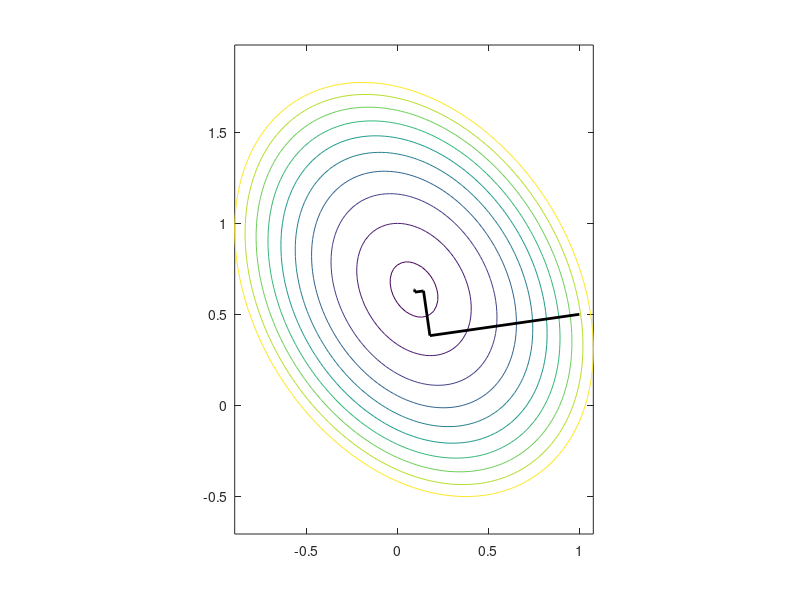

This figure's MATLAB source: (Note: this script raises an error after producing the figure.)
%**************************************************************************
%*     Example  8.10                                                      *
%*     filename: ch08pr09.m                                               *
%*     program listing number: 8.9                                        *
%*                                                                        *
%*     This program solves a 2x2 linear equation by the steepest descent  *
%*     minimization.                                                      *
%*                                                                        *
%*     Programed by Ryoichi Kawai for Computational Physics Course.       *
%*     Last modification:  10/13/2013.                                    *
%**************************************************************************
clear all;
A=[[4,1];[1,3]];
b=[1;2];
c=[-0.65,  -0.5, -0.3,  -0.1, 0.1,  0.3, 0.5, 0.7, 0.9, 1.1];
tol = 1e-8;

% contour plot of the cost function
x=linspace(-1,1.2);
y=linspace(-1,2);
[X,Y]=meshgrid(x,y);
N=size(X,2);
M=size(Y,2);
for i=1:N
    for j=1:M
        Z(i,j) = 0.5*(X(i,j)^2*A(1,1)+(A(1,2)+A(2,1))*X(i,j)*Y(i,j)...
                 +A(2,2)*Y(i,j)^2) - X(i,j)*b(1)-Y(i,j)*b(2);
    end
end

contour(X,Y,Z,c);
hold on

% steepest descent with line minimization
n=1;
x=[1;0.5]; % starting point
u(1)=x(1);
v(1)=x(2);
g = A*x-b;
gg=g'*g;
while abs(gg)>tol
    n=n+1;
    lambda = gg/(g'*A*g);
    x = x - lambda * g;
    u(n)=x(1);
    v(n)=x(2);
    g = A*x-b;
    gg = g'*g;
end

fprintf('Solution=(%.5f,%.5f)\n',x)

p=plot(u,v);
set(p,'linewidth',2,'color','black')
axis equal tight
xlabel(texlabel('x_1'),'fontsize',14)
ylabel(texlabel('x_2'),'fontsize',14)

hold off
